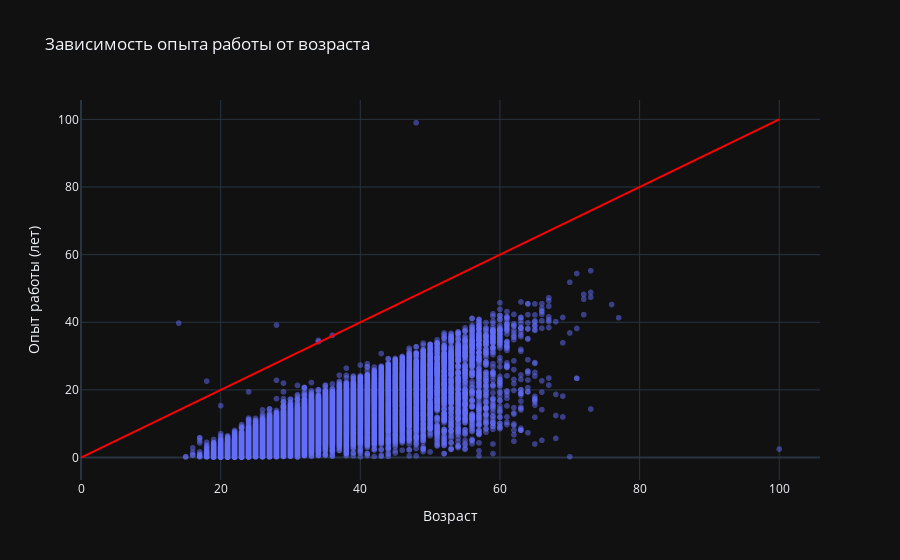

Source (notebook cell):
### Markdown cell above
8. Постройте диаграмму рассеяния зависимости опыта работы от возраста.

### Code cell
# Переводим опыт в годы (временная переменная, НЕ столбец)
experience_years = df['Опыт работы (месяц)'] / 12

# Диаграмма рассеяния
fig = px.scatter(x=df['Возраст'], y=experience_years, 
                 title='Зависимость опыта работы от возраста',
                 labels={'x': 'Возраст', 'y': 'Опыт работы (лет)'},
                 opacity=0.5)

# Добавляем прямую y = x
fig.add_shape(type='line', x0=0, y0=0, x1=100, y1=100,
              line=dict(color='red', width=2))
fig.show()

# Считаем аномалии
anomalies_count = (experience_years > df['Возраст']).sum()
print(f"Точек выше прямой (аномалии): {anomalies_count}")

### Figure 1 — Plotly figure (JSON) as saved in the notebook; plotly's stock layout.template omitted (floating-point values rounded to 4 significant figures; data arrays with more than 128 entries replaced by an {"elided": "..."} marker saying what was removed)
{"data": [{"hovertemplate": "Возраст=%{x}<br>Опыт работы (лет)=%{y}<extra></extra>", "legendgroup": "", "marker": {"color": "#636efa", "opacity": 0.5, "symbol": "circle"}, "mode": "markers", "name": "", "showlegend": false, "x": {"elided": "44744 int values"}, "xaxis": "x", "y": {"elided": "44744 float values"}, "yaxis": "y", "type": "scattergl"}], "layout": {"xaxis": {"anchor": "y", "domain": [0.0, 1.0], "title": {"text": "Возраст"}}, "yaxis": {"anchor": "x", "domain": [0.0, 1.0], "title": {"text": "Опыт работы (лет)"}}, "legend": {"tracegroupgap": 0}, "title": {"text": "Зависимость опыта работы от возраста"}, "shapes": [{"line": {"color": "red", "width": 2}, "type": "line", "x0": 0, "x1": 100, "y0": 0, "y1": 100}]}}
